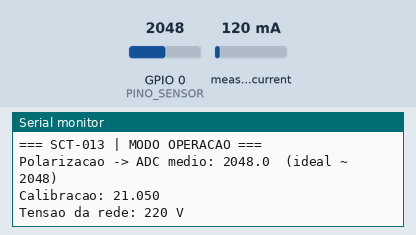
The sketch below on a simulated ESP32. Parts: the last lines printed to the serial monitor. The inputs (shaded band) are chosen by the test bench; at power-on: measured current 120 mA, GPIO 0 (PINO_SENSOR) = 2048 (analog values on the 0–4095 scale).

Above: at 1.9 s.
2.0 s: measured current set to 40 mA
At 2.0 s:
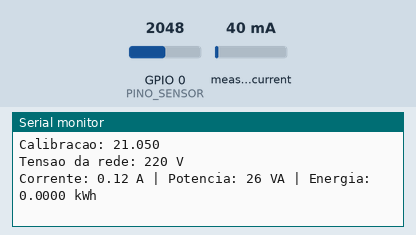
3.5 s: measured current set to 500 mA
At 4.6 s:
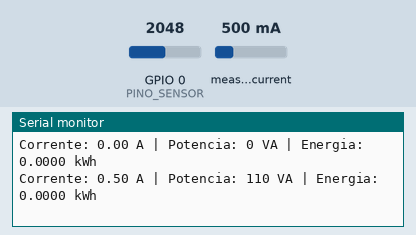
Timing chart, 0 to 6.5 s (numbered marks = the images above; inputs shaded):
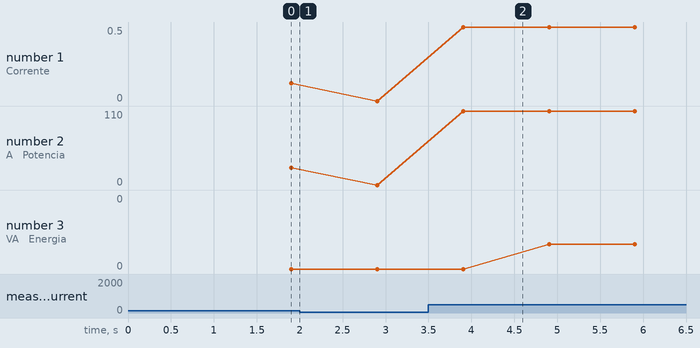

The sketch:

sct013_unificado.ino
```cpp
/*
  ===========================================================
   ESCOLHA O MODO AQUI EMBAIXO (#define MODO_CALIBRACAO):
     1 = modo CALIBRAÇÃO  (descobre a constante do seu sensor)
     0 = modo OPERAÇÃO    (mede corrente, potência e energia)
  ===========================================================

  FLUXO:
  1. Deixe MODO_CALIBRACAO em 1 e grave o código.
  2. Ligue uma carga resistiva conhecida (chuveiro, ferro, secador...)
     e meça a corrente real com um alicate amperímetro.
  3. No Serial Monitor (115200 baud, "Nova linha") digite a corrente real
     (ex: 4.35) e tecle Enter. O programa calcula a NOVA CONSTANTE.
  4. Copie a constante para CALIBRACAO_INICIAL.
  5. Mude MODO_CALIBRACAO para 0 e grave de novo. Pronto!

  Comandos no modo calibração:
    4.35     -> corrente REAL medida (calibra automaticamente)
    k 60.6   -> define a constante manualmente

  ATENÇÃO: só UM condutor (fase ou neutro) dentro do sensor!
*/

#include "EmonLib.h"

// ===================== CONFIGURAÇÃO =====================
#define MODO_CALIBRACAO 0   // 1 = calibração | 0 = operação

// Pino do sensor
const int PINO_SENSOR = 0;


// Constante de calibração (valor inicial / valor final após calibrar)
//  - SCT-013-000 (100A/50mA) com burden de 33R -> 2000 / 33 = 60.6
//  - SCT-013-030 (30A/1V, burden interno)      -> 30.0
//  - SCT-013-020 (20A/1V, burden interno)      -> 20.0
const double CALIBRACAO_INICIAL = 21.05;

// Parâmetros de medição
const unsigned int AMOSTRAS = 1480;  // amostras por leitura do calcIrms

// Parâmetros do modo operação
const double TENSAO_REDE  = 220.0;   // 127 ou 220 V
const double LIMIAR_RUIDO = 0.10;    // abaixo disso considera 0 A
const unsigned long INTERVALO_MS = 1000;
// ========================================================

EnergyMonitor emon1;
double calibracao = CALIBRACAO_INICIAL;

// ---------- Verificação da polarização (útil nos 2 modos) ----------
void verificaPolarizacao() {
  long soma = 0;
  const int N = 2000;
  for (int i = 0; i < N; i++) soma += analogRead(PINO_SENSOR);
  double media = (double)soma / N;
#if defined(ESP32)
  double ideal = 2048;  // 12 bits
#else
  double ideal = 512;   // 10 bits
#endif
  Serial.print("Polarizacao -> ADC medio: ");
  Serial.print(media, 1);
  Serial.print("  (ideal ~ ");
  Serial.print(ideal, 0);
  Serial.println(")");
  if (abs(media - ideal) > ideal * 0.15) {
    Serial.println("ATENCAO: polarizacao fora do esperado. Confira o divisor de tensao e o capacitor!");
  }
}

// =====================================================================
//                         MODO CALIBRAÇÃO
// =====================================================================
#if MODO_CALIBRACAO

const int N_MEDIA = 10;
double buffer[N_MEDIA];
int indice = 0;
bool bufferCheio = false;

double mediaIrms() {
  int n = bufferCheio ? N_MEDIA : indice;
  if (n == 0) return 0;
  double soma = 0;
  for (int i = 0; i < n; i++) soma += buffer[i];
  return soma / n;
}

void limpaBuffer() {
  indice = 0;
  bufferCheio = false;
}

void processaComando(String cmd) {
  cmd.trim();
  if (cmd.length() == 0) return;

  // Comando manual: k 60.6
  if (cmd.charAt(0) == 'k' || cmd.charAt(0) == 'K') {
    cmd.replace(',', '.');
    double nova = cmd.substring(1).toDouble();
    if (nova > 0) {
      calibracao = nova;
      emon1.current(PINO_SENSOR, calibracao);
      limpaBuffer();
      Serial.print(">>> Constante definida manualmente: ");
      Serial.println(calibracao, 3);
    } else {
      Serial.println(">>> Valor invalido.");
    }
    return;
  }

  // Corrente real informada
  cmd.replace(',', '.');
  double real = cmd.toDouble();
  double medido = mediaIrms();

  if (real <= 0) {
    Serial.println(">>> Valor invalido.");
    return;
  }
  if (medido < 0.05) {
    Serial.println(">>> Leitura muito baixa. Ligue a carga e confira o sensor.");
    return;
  }

  double nova = calibracao * (real / medido);
  Serial.println("--------------------------------------");
  Serial.print("Corrente real informada : "); Serial.print(real, 3);   Serial.println(" A");
  Serial.print("Media medida (antes)    : "); Serial.print(medido, 3); Serial.println(" A");
  Serial.print("Constante antiga        : "); Serial.println(calibracao, 3);
  Serial.print("NOVA CONSTANTE          : "); Serial.println(nova, 3);
  Serial.println("(copie para CALIBRACAO_INICIAL e mude MODO_CALIBRACAO para 0)");
  Serial.println("--------------------------------------");

  calibracao = nova;
  emon1.current(PINO_SENSOR, calibracao);
  limpaBuffer();
}

void modoCalibracao() {
  double irms = emon1.calcIrms(AMOSTRAS);

  buffer[indice] = irms;
  indice++;
  if (indice >= N_MEDIA) {
    indice = 0;
    bufferCheio = true;
  }

  Serial.print("Irms: ");
  Serial.print(irms, 3);
  Serial.print(" A   | Media: ");
  Serial.print(mediaIrms(), 3);
  Serial.print(" A   | Const: ");
  Serial.println(calibracao, 3);

  if (Serial.available()) {
    String cmd = Serial.readStringUntil('\n');
    processaComando(cmd);
  }
}

// =====================================================================
//                          MODO OPERAÇÃO
// =====================================================================
#else

double energiaKWh = 0;
unsigned long ultimoTempo = 0;

void modoOperacao() {
  unsigned long agora = millis();

  if (agora - ultimoTempo >= INTERVALO_MS) {
    double irms = emon1.calcIrms(AMOSTRAS);

    // Remove ruído quando não há carga
    if (irms < LIMIAR_RUIDO) irms = 0;

    double potenciaVA = irms * TENSAO_REDE;

    // Integra a energia: kW x horas
    double dtHoras = (agora - ultimoTempo) / 3600000.0;
    energiaKWh += (potenciaVA / 1000.0) * dtHoras;
    ultimoTempo = agora;

    Serial.print("Corrente: ");
    Serial.print(irms, 2);
    Serial.print(" A | Potencia: ");
    Serial.print(potenciaVA, 0);
    Serial.print(" VA | Energia: ");
    Serial.print(energiaKWh, 4);
    Serial.println(" kWh");
  }
}

#endif

// =====================================================================
//                         SETUP E LOOP
// =====================================================================
void setup() {
  Serial.begin(115200);
  delay(500);

#if defined(ESP32)
  analogReadResolution(12);
  analogSetPinAttenuation(PINO_SENSOR, ADC_11db); // faixa ~0 a 3.3V
#endif

  emon1.current(PINO_SENSOR, calibracao);

  Serial.println();
#if MODO_CALIBRACAO
  Serial.println("=== SCT-013 | MODO CALIBRACAO ===");
  verificaPolarizacao();
  Serial.print("Constante inicial: ");
  Serial.println(calibracao, 3);
  Serial.println("Digite a corrente REAL (A) medida com o alicate e tecle Enter.");
#else
  Serial.println("=== SCT-013 | MODO OPERACAO ===");
  verificaPolarizacao();
  Serial.print("Calibracao: ");
  Serial.println(calibracao, 3);
  Serial.print("Tensao da rede: ");
  Serial.print(TENSAO_REDE, 0);
  Serial.println(" V");
  ultimoTempo = millis();
#endif
  Serial.println();
}

void loop() {
#if MODO_CALIBRACAO
  modoCalibracao();
#else
  modoOperacao();
#endif
}
```

Measured:
- after the input at 3.5 s, the serial monitor: prints a new line after 0.40 s (image 2)
- plotted number 1: 0 → 0.5 after the input at 3.5 s
- plotted number 2: 0 → 110 after the input at 3.5 s
- plotted number 3: 0 → 0 after the input at 3.5 s
